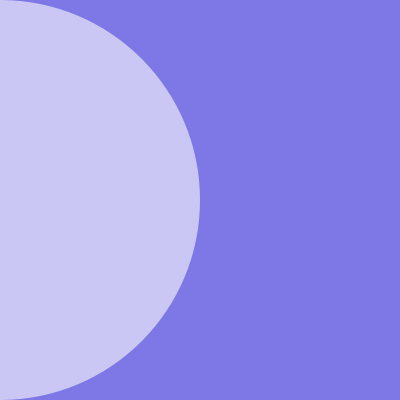
Frame 1 (no input)
Frame 60 (the mouse pressed at the canvas centre just before this capture): identical to frame 1, image omitted
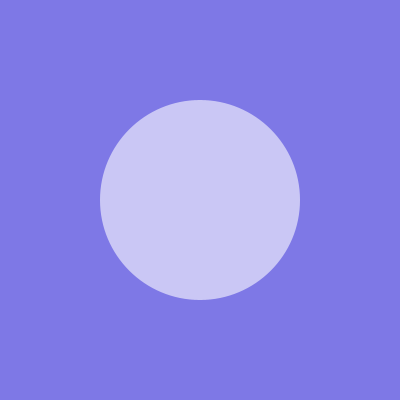
Frame 120 (the mouse held since frame 60 and released just before this capture)

The Processing sketch that drew these frames (run headless with seeded random() and noise(); from frame 60 on, the mouse is pressed at the canvas centre):

// Processing sketch: sketch_23_1_Ali_Hall
// ── sketch_23_1_Ali_Hall.pde
void setup(){
  size(400,400);
smooth();
noStroke();
}
void draw(){
float x = mouseX;
float y = mouseY;
float ix = width - mouseX;
float iy = mouseY - height;
background(126, 120,230);
fill(255,150);
ellipse(x,height/2,iy,iy);
}
